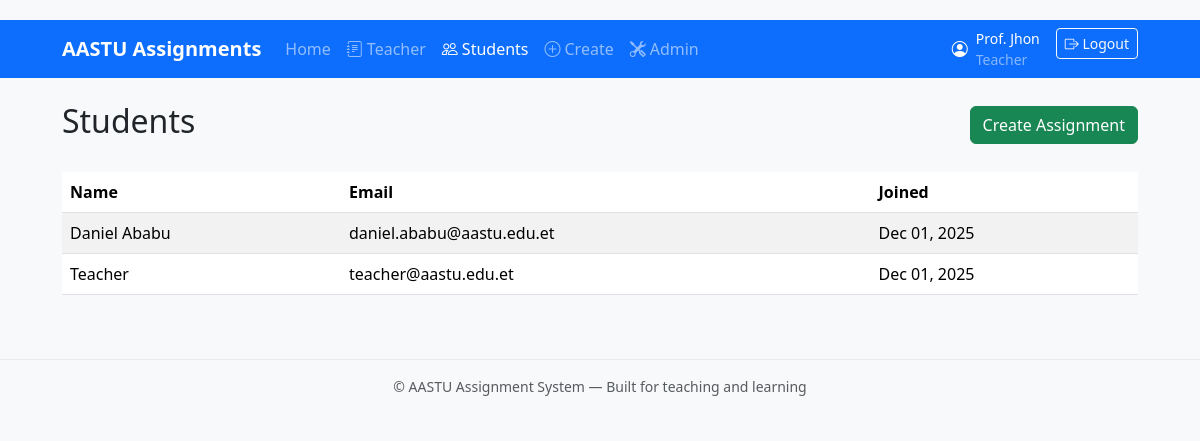
/students/ (signed in), run on an earlier commit of the app's database.
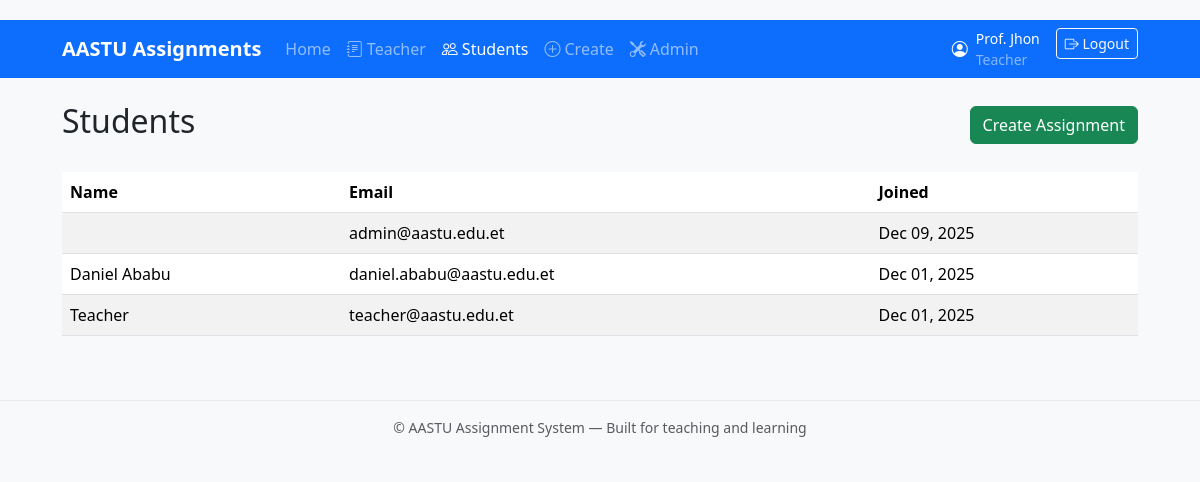
And on a later commit of the database.
### users/models.py (models this page shows, shortened)
class User(AbstractUser):
    ROLE_CHOICES = (
        ('student', 'Student'),
        ('teacher', 'Teacher'),
        ('admin', 'Admin'),
    )
    email = models.EmailField(
        unique=True,
        validators=[validate_school_email],
        error_messages={'unique': "A user with that email already exists."},
    )
    name = models.CharField(max_length=100)
    role = models.CharField(max_length=10, choices=ROLE_CHOICES, default='student')
    objects = CustomUserManager()
    USERNAME_FIELD = 'email'
    REQUIRED_FIELDS = ['name']

### users/views.py (the view)
# urls.py: path('students/', views.students_list, name='students_list'),
def students_list(request):
    if not request.user.is_authenticated or request.user.role != 'teacher':
        return redirect('login')
    from .models import User
    students = User.objects.filter(role='student').order_by('name')
    return render(request, 'users/students_list.html', {'students': students})

### users/templates/users/students_list.html (shortened to what this page needs)
{% extends 'base.html' %}
{% block content %}
<div class="d-flex justify-content-between align-items-center mb-4">
    <h2>Students</h2>
    <a href="{% url 'create_assignment' %}" class="btn btn-success">Create Assignment</a>
</div>
{% if students %}
<div class="table-responsive">
<table class="table table-striped">
    <thead>
        <tr>
            <th>Name</th>
            <th>Email</th>
            <th>Joined</th>
        </tr>
    </thead>
    <tbody>
        {% for s in students %}
        <tr>
            <td>{{ s.name }}</td>
            <td>{{ s.email }}</td>
            <td>{{ s.date_joined|date:"M d, Y" }}</td>
        </tr>
        {% endfor %}
    </tbody>
</table>
</div>
{% else %}
<div class="alert alert-info">No students registered yet.</div>
{% endif %}
{% endblock %}

What changed in the data, as far as the page shows it:
added User: email "admin@aastu.edu.et", date_joined "Dec 09, 2025"
